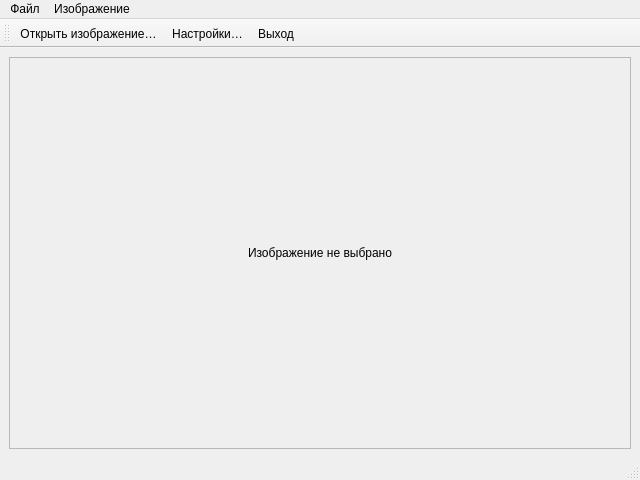
<?xml version="1.0" encoding="UTF-8"?>
<ui version="4.0">
 <class>AutWindow</class>
 <widget class="QMainWindow" name="AutWindow">
  <property name="geometry">
   <rect>
    <x>0</x>
    <y>0</y>
    <width>640</width>
    <height>480</height>
   </rect>
  </property>
  <property name="windowTitle">
   <string>Главное окно</string>
  </property>
  <widget class="QWidget" name="centralwidget">
   <layout class="QVBoxLayout" name="verticalLayout">
    <item>
     <widget class="QLabel" name="labelImage">
      <property name="sizePolicy">
       <sizepolicy hsizetype="Ignored" vsizetype="Ignored">
        <horstretch>0</horstretch>
        <verstretch>1</verstretch>
       </sizepolicy>
      </property>
      <property name="minimumSize">
       <size>
        <width>200</width>
        <height>150</height>
       </size>
      </property>
      <property name="frameShape">
       <enum>QFrame::Shape::StyledPanel</enum>
      </property>
      <property name="text">
       <string>Изображение не выбрано</string>
      </property>
      <property name="alignment">
       <set>Qt::AlignmentFlag::AlignCenter</set>
      </property>
     </widget>
    </item>
   </layout>
  </widget>
  <widget class="QMenuBar" name="menubar">
   <property name="geometry">
    <rect>
     <x>0</x>
     <y>0</y>
     <width>640</width>
     <height>25</height>
    </rect>
   </property>
   <widget class="QMenu" name="menuFile">
    <property name="title">
     <string>Файл</string>
    </property>
    <addaction name="actionSettings"/>
    <addaction name="separator"/>
    <addaction name="actionExit"/>
   </widget>
   <widget class="QMenu" name="menuImage">
    <property name="title">
     <string>Изображение</string>
    </property>
    <addaction name="actionOpenImage"/>
    <addaction name="actionClearImage"/>
   </widget>
   <addaction name="menuFile"/>
   <addaction name="menuImage"/>
  </widget>
  <widget class="QToolBar" name="toolBar">
   <property name="windowTitle">
    <string>Панель инструментов</string>
   </property>
   <attribute name="toolBarArea">
    <enum>TopToolBarArea</enum>
   </attribute>
   <attribute name="toolBarBreak">
    <bool>false</bool>
   </attribute>
   <addaction name="actionOpenImage"/>
   <addaction name="actionSettings"/>
   <addaction name="actionExit"/>
  </widget>
  <widget class="QStatusBar" name="statusbar"/>
  <action name="actionSettings">
   <property name="text">
    <string>Настройки…</string>
   </property>
   <property name="shortcut">
    <string>Ctrl+,</string>
   </property>
  </action>
  <action name="actionExit">
   <property name="text">
    <string>Выход</string>
   </property>
   <property name="shortcut">
    <string>Ctrl+Q</string>
   </property>
  </action>
  <action name="actionOpenImage">
   <property name="text">
    <string>Открыть изображение…</string>
   </property>
   <property name="shortcut">
    <string>Ctrl+O</string>
   </property>
  </action>
  <action name="actionClearImage">
   <property name="text">
    <string>Очистить</string>
   </property>
  </action>
 </widget>
 <resources/>
 <connections/>
</ui>
